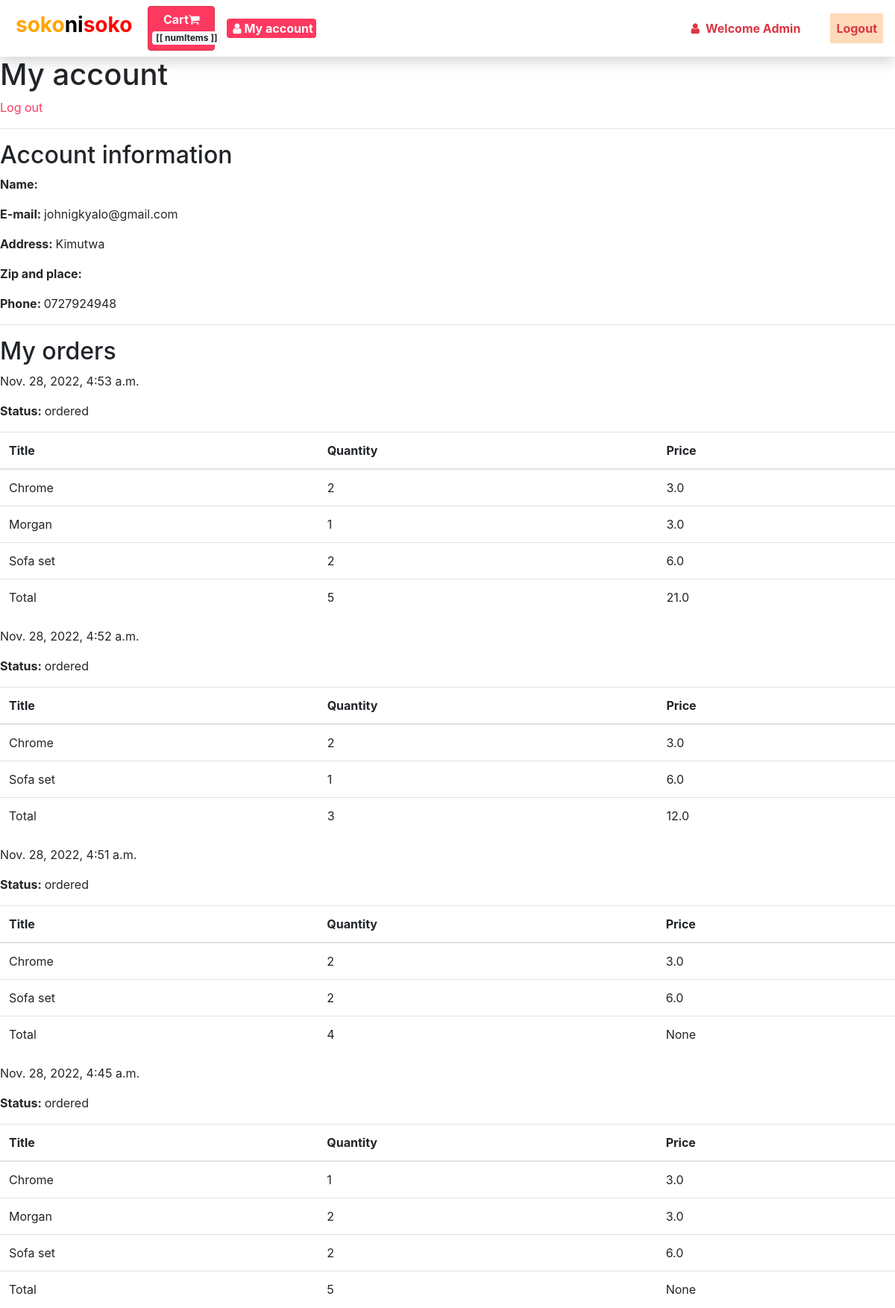
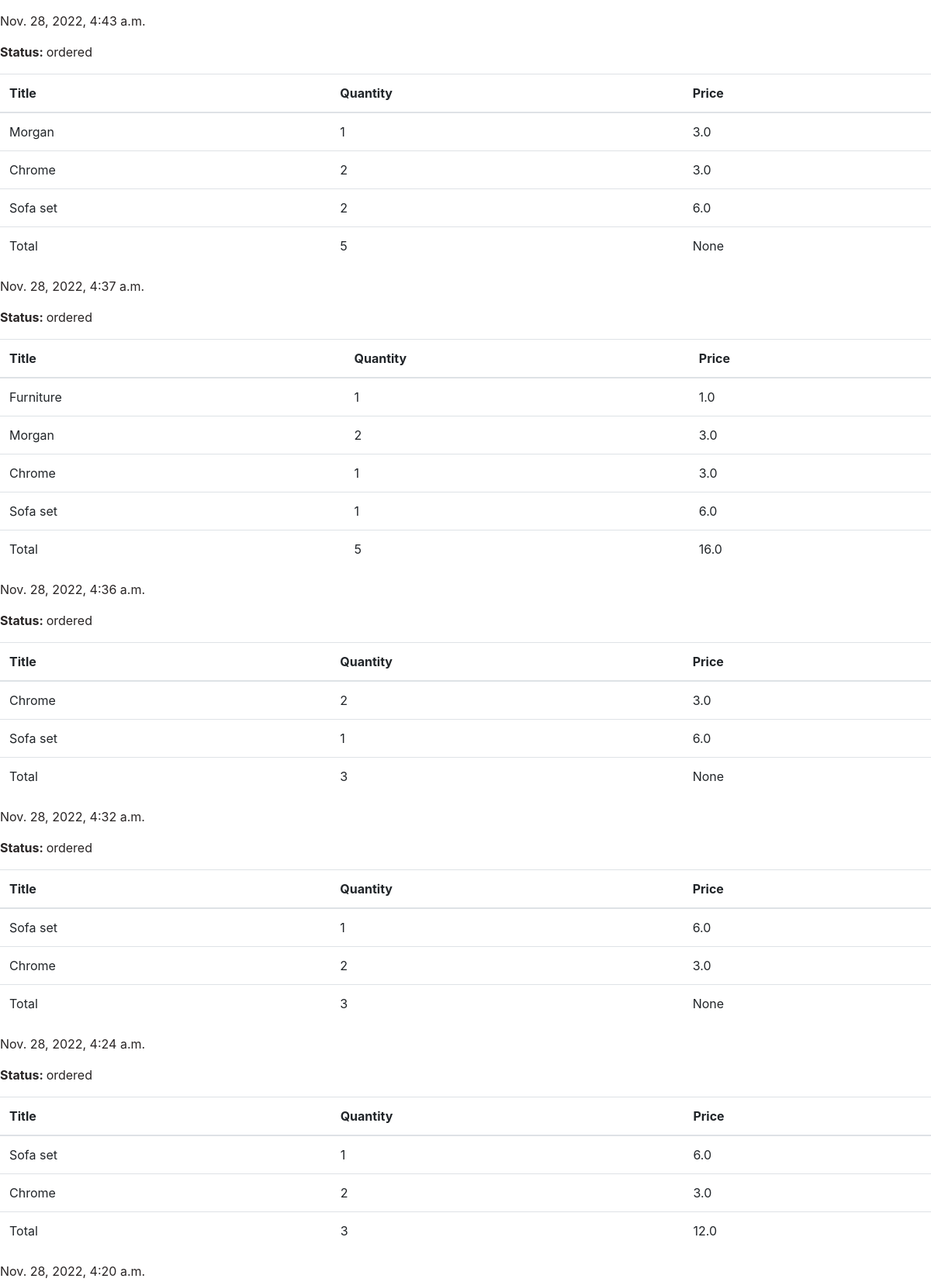
The page /users/profile/ (signed in, upper part) on the database its author committed (2 pictures, top to bottom).
### apps/users/models.py (models this page shows, shortened)
class Userprofile(models.Model):
    user = models.OneToOneField(User, related_name='userprofile', on_delete=models.CASCADE)
    email = models.EmailField(max_length=255, blank=True, null=True)
    address = models.CharField(max_length=255, blank=True, null=True)
    phone = models.CharField(max_length=255, blank=True, null=True)

### apps/order/models.py (models this page shows, shortened)
class Order(models.Model):
    ORDERED = 'ordered'
    SHIPPED = 'shipped'
    ARRIVED = 'arrived'
    STATUS_CHOICES = (
        (ORDERED, 'Ordered'),
        (SHIPPED, 'Shipped'),
        (ARRIVED, 'Arrived')
    )
    user = models.ForeignKey(User, related_name='orders', on_delete=models.SET_NULL, blank=True, null=True)
    first_name = models.CharField(max_length=100)
    last_name = models.CharField(max_length=100)
    email = models.CharField(max_length=100)
    address = models.CharField(max_length=100)
    phone = models.CharField(max_length=100)
    created_at = models.DateTimeField(auto_now_add=True)
    paid = models.BooleanField(default=False)
    paid_amount = models.FloatField(blank=True, null=True)
    vendors = models.ManyToManyField(Vendor, related_name='orders')
    payment_intent = models.CharField(max_length=255)
    shipped_date = models.DateTimeField(blank=True, null=True)
    status = models.CharField(max_length=20, choices=STATUS_CHOICES, default=ORDERED)
    class Meta:
        ordering = ['-created_at']
    def get_total_quantity(self):
        return sum(int(item.quantity) for item in self.items.all())

class OrderItem(models.Model):
    order = models.ForeignKey(Order, related_name='items', on_delete=models.CASCADE)
    product = models.ForeignKey(Product, related_name='items', on_delete=models.DO_NOTHING)
    price = models.FloatField()
    discount = models.FloatField(blank=True, null=True)
    quantity = models.IntegerField(default=1)
    vendor = models.ForeignKey(Vendor, related_name='items', on_delete=models.CASCADE)
    vendor_paid = models.BooleanField(default=False)

### apps/product/models.py (models this page shows, shortened)
class Product(models.Model):
    category = models.ForeignKey(Category, related_name='products', on_delete=models.CASCADE)
    vendor = models.ForeignKey(Vendor, related_name='products', on_delete=models.CASCADE)
    title = models.CharField(max_length=255)
    slug = models.SlugField(max_length=255)
    description = models.TextField(max_length=300, blank=True, null=True)
    price = models.FloatField()
    discount = models.FloatField(blank=True, null=True)
    date_added = models.DateTimeField(auto_now_add=True)
    image = models.ImageField(upload_to='uploads/', blank=True, null=True)
    thumbnail = models.ImageField(upload_to='uploads/', blank=True, null=True)
    num_available = models.IntegerField(default=1)
    num_visits = models.IntegerField(default=0)
    date_added = models.DateTimeField(auto_now_add=True)
    class Meta:
        ordering = ['-date_added']

### apps/users/views.py (the view)
# urls.py: path('profile/', user_views.myaccount, name='profile'),
@login_required
def myaccount(request):
    return render(request, 'users/profile.html')

### apps/cart/cart.py (called while the page is built)
    def __iter__(self):
        product_ids = self.cart.keys()
        product_clean_ids = []
        for p in product_ids:
            product_clean_ids.append(p)
            self.cart[str(p)]['product'] = Product.objects.get(pk=p)
        for item in self.cart.values():
            item['total_price'] = float(item['price']) * int(item['quantity'])
            yield item

    def get_total_length(self):
        return sum(int(item['quantity']) for item in self.cart.values())

    def get_total_cost(self):
        return sum(float(item['total_price']) for item in self)

### apps/cart/context_processors.py (called while the page is built)
def cart(request):
    return {'cart': Cart(request)}

### apps/product/context_processors.py (called while the page is built)
def menu_categories(request):
    categories = Category.objects.all()
    return {'menu_categories': categories}

### apps/users/templates/users/profile.html
{% extends 'core/base.html' %}
{% block content %}
    <h1 class="title">My account</h1>
    <a href="{% url 'logout' %}" class="button is-danger">Log out</a>
    <hr>
    <h2 class="subtitle">Account information</h2>
    <p><strong>Name: </strong>{{ request.user.get_full_name }}</p>
    <p><strong>E-mail: </strong>{{ request.user.email }}</p>
    <p><strong>Address: </strong>{{ request.user.userprofile.address }}</p>
    <p><strong>Zip and place: </strong>{{ request.user.userprofile.zipcode }} {{ request.user.userprofile.place }}</p>
    <p><strong>Phone: </strong>{{ request.user.userprofile.phone }}</p>
    <hr>
    <h2 class="subtitle">My orders</h2>
    {% for order in request.user.orders.all %}
        <article class="message is-light">
            <div class="message-header">
                <p>{{ order.created_at }}</p>
                <p><strong>Status: </strong>{{ order.status }}</p>
            </div>
            <div class="message-body">
                <table class="table is-striped is-fullwidth">
                    <thead>
                        <tr>
                            <th>Title</th>
                            <th>Quantity</th>
                            <th>Price</th>
                        </tr>
                    </thead>
                    <tbody>
                        {% for item in order.items.all %}
                            <tr>
                                <td>{{ item.product.title }}</td>
                                <td>{{ item.quantity }}</td>
                                <td>{{ item.price }}</td>
                            </tr>
                        {% endfor %}
                    </tbody>
                    <tfoot>
                        <tr>
                            <td>Total</td>
                            <td>{{ order.get_total_quantity }}</td>
                            <td>{{ order.paid_amount }}</td>
                        </tr>
                    </tfoot>
                </table>
            </div>
        </article>
    {% empty %}
        <p>You don't have any order yet...</p>
    {% endfor %}
{% endblock %}

### apps/core/templates/core/base.html (shortened to what this page needs)
{% load static %}
{% load crispy_forms_tags %}
{% load flatpages %}
<!DOCTYPE html>
<html lang="en">
  <head>
    <link rel="stylesheet" href="https://stackpath.bootstrapcdn.com/bootstrap/4.4.1/css/bootstrap.min.css">
    <link rel="stylesheet" type="text/css" href="{% static 'styles/main.css' %}">
    <link rel="stylesheet" href="https://cdnjs.cloudflare.com/ajax/libs/font-awesome/4.7.0/css/font-awesome.min.css">
    <link rel="stylesheet" href="//cdnjs.cloudflare.com/ajax/libs/highlight.js/10.1.1/styles/default.min.css">
  </head>
  <body>
  <header>
  	<nav class="navbar navbar-expand-lg shadow fixed-top" id="navbarapp">
	  		<div class="navbar-brand">
	  			<div class="heading">
	  				<h3 class="font-weight-bold"><a href="/"><font color="orange">soko</font>ni<font color="red">soko</font></a></h3>
	  			</div>
	  		</div>
        <a class="nav-item nav-link btn btn-danger font-weight-bold text-light cart" href="{% url 'cart' %}">Cart<i class="fa fa-shopping-cart text-light"></i>
          <span class="badge badge-light">[[ numItems ]]</span>
        </a>
	      <div class="collapse navbar-collapse" id="navbarToggle">
            <div class="navbar-nav mr-auto">
              {% if request.user.is_authenticated %}
                {% for group in user.groups.all %}
                {% if group.name == 'vendors' %}
                <a class="nav-item nav-link badge badge-danger text-light font-weight-bold account ml-3" href="{% url 'vendor_admin' %}">
                  <i class="fa fa-user text-light"></i>
                  My account</a>
                {%endif%}
                {%endfor%}
              {% endif %}
            </div>
            <div class="navbar-nav font-weight-bold">
              {% if user.is_authenticated %}
                <a class="nav-item nav-link mx-3 text-danger"> <i class="fa fa-user text-danger mr-2"></i>Welcome {{ user.username }} </a>
                <a class="nav-item nav-link ml-3 bg-warning-light text-danger" href="{% url 'logout' %}">Logout</a>
                {%else%}
                <a class="nav-item nav-link ml-3 btn btn-danger text-light font-weight-bold" href="{% url 'login' %}">Login<i class="fa fa-sign-in ml-2 text-light" aria-hidden="true"></i></a>
                <a class="nav-item nav-link ml-3 btn btn-warning text-light font-weight-bold" href="{% url 'register' %}">SignUp</a>
              {% endif %}
            </div>
	      </div>
	  </nav>
	</header>
          {% block content %}
          {% endblock %}
  </body>
</html>

### versone/static/styles/main.css (style rules this page uses)
body { background-color: #ffffff; }
.shadow { box-shadow: 0px 0px 10px -2px rgba(0,0,0,0.75); }
a { color: #ff3860 }
p { color: #282424; font-size: medium; }
.text-danger { color: #ff3860; }
.navbar { background-color: #fff; border-right: 5px; height: auto; color: #000000; }
.navbar a { color: #000; }
.fa { color: #ff3860; }
.btn-danger { background-color: #ff3860; }
.bg-warning-light { background-color: peachpuff; }
.badge-danger { background-color: #ff3860; font-size: medium; }
.heading h3 { text-align: center; padding-inline-start: 5px; padding-inline-end: 5px; }
.heading a { text-decoration: none; }
.heading { border-radius: 5px; }
.account { padding: 5px; width: 120px; font-size: medium; }
.cart { padding: 5px; width: 90px; font-size: medium; }

### rows shown on the page
Order: created_at "Nov. 28, 2022, 4:53 a.m.", status "ordered", get_total_quantity "5", paid_amount "21.0"
OrderItem: product "Chrome", quantity "2", price "3.0"
OrderItem: product "Morgan", quantity "1", price "3.0"
OrderItem: product "Sofa set", quantity "2", price "6.0"
Order: created_at "Nov. 28, 2022, 4:52 a.m.", status "ordered", get_total_quantity "3", paid_amount "12.0"
OrderItem: product "Chrome", quantity "2", price "3.0"
OrderItem: product "Sofa set", quantity "1", price "6.0"
Order: created_at "Nov. 28, 2022, 4:51 a.m.", status "ordered", get_total_quantity "4", paid_amount "None"
OrderItem: product "Chrome", quantity "2", price "3.0"
OrderItem: product "Sofa set", quantity "2", price "6.0"
Order: created_at "Nov. 28, 2022, 4:45 a.m.", status "ordered", get_total_quantity "5", paid_amount "None"
OrderItem: product "Chrome", quantity "1", price "3.0"
OrderItem: product "Morgan", quantity "2", price "3.0"
OrderItem: product "Sofa set", quantity "2", price "6.0"
Order: created_at "Nov. 28, 2022, 4:43 a.m.", status "ordered", get_total_quantity "5", paid_amount "None"
OrderItem: product "Morgan", quantity "1", price "3.0"
OrderItem: product "Chrome", quantity "2", price "3.0"
OrderItem: product "Sofa set", quantity "2", price "6.0"
Order: created_at "Nov. 28, 2022, 4:37 a.m.", status "ordered", get_total_quantity "5", paid_amount "16.0"
OrderItem: product "Furniture", quantity "1", price "1.0"
OrderItem: product "Morgan", quantity "2", price "3.0"
OrderItem: product "Chrome", quantity "1", price "3.0"
OrderItem: product "Sofa set", quantity "1", price "6.0"
Order: created_at "Nov. 28, 2022, 4:36 a.m.", status "ordered", get_total_quantity "3", paid_amount "None"
OrderItem: product "Chrome", quantity "2", price "3.0"
OrderItem: product "Sofa set", quantity "1", price "6.0"
Order: created_at "Nov. 28, 2022, 4:32 a.m.", status "ordered", get_total_quantity "3", paid_amount "None"
OrderItem: product "Sofa set", quantity "1", price "6.0"
OrderItem: product "Chrome", quantity "2", price "3.0"
Order: created_at "Nov. 28, 2022, 4:24 a.m.", status "ordered", get_total_quantity "3", paid_amount "12.0"
OrderItem: product "Sofa set", quantity "1", price "6.0"
OrderItem: product "Chrome", quantity "2", price "3.0"
Order: created_at "Nov. 28, 2022, 4:20 a.m."

### other values the page prints
{{ user.username }} "Admin"
{{ request.user.email }} "johnigkyalo@gmail.com"
{{ request.user.userprofile.address }} "Kimutwa"
{{ request.user.userprofile.phone }} "0727924948"
